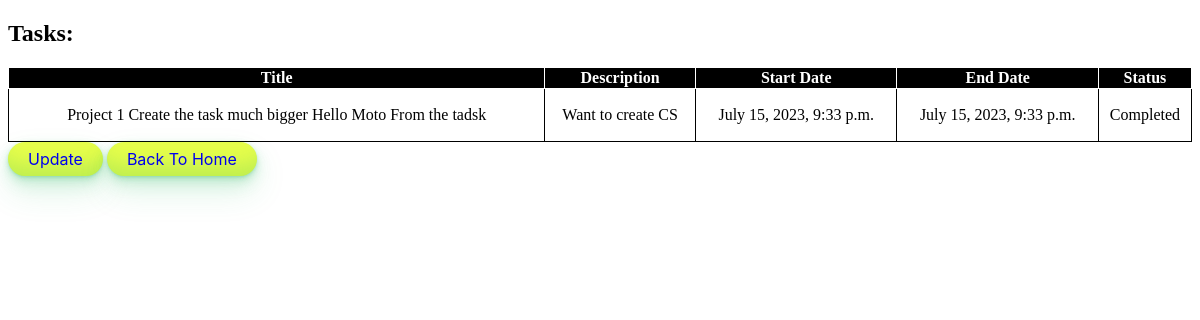
The page /task/8/ on the database its author committed.
### todo/models.py (models this page shows, shortened)
class Task(models.Model):
    user = models.ForeignKey(settings.AUTH_USER_MODEL, on_delete=models.CASCADE)
    title = models.CharField(max_length = 200)
    description = models.TextField()
    start_date = models.DateTimeField(default=timezone.now)
    end_date = models.DateTimeField(blank=True, null=True)
    task_status = models.BooleanField(null=False,default=False)

### todo/views.py (the view)
# urls.py: path('task/<int:id>/',views.task_detail,name ='task_detail'),
def task_detail(request,id):
    task = get_object_or_404(Task,id=id)
    return render(request, 'todo/task_detail.html',{'task':task})

### todo/templates/todo/task_detail.html (shortened to what this page needs)
{% load static %}
<!DOCTYPE html>
<html>
    <head>
        <link rel="stylesheet" href="{% static 'css/task_detail.css' %}">
    </head>
<body>
    <h2>Tasks:</h2>
    <table>
        <tr>
            <th>Title</th>
            <th>Description</th>
            <th>Start Date</th>
            <th>End Date</th>
            <th>Status</th>
        </tr>
        <tr>
          <td>{{task.title}}</td>
          <td>{{task.description}}</td>
          <td>{{task.start_date}}</td>
          <td>{{task.end_date}}</td>
          <td>{% if task.task_status %}
            <p>Completed</p>
            {% else %}
            <p>Not Completed</p>
            {% endif %}</td>
        </tr>
    </table>
    <button class = "button-33"><a href = "{% url 'task_detail_update' id=task.id%}">Update</a></button>
    <button class = "button-33"><a href = "{% url 'task_list' %}">Back To Home</a></button>
</body>
</html>

### todo/static/css/task_detail.css (style rules this page uses)
table,th,td { border: 1px solid black; border-collapse: collapse; }
.button-33 { background-color: #e5fd4b; border-radius: 100px; box-shadow: rgba(44, 187, 99, .2) 0 -25px 18px -14px inset,rgba(44, 187, 99, .15) 0 1px 2px,rgba(44, 187, 99, .15) 0 2px 4px,rgba(44, 187, 99, .15) 0 4px 8px,rgba(44, 187, 99, .15) 0 8px 16px,rgba(44, 187, 99, .15) 0 16px 32px; color: yellow; cursor: pointer; display: inline-block; font-family: CerebriSans-Regular,-apple-system,system-ui,Roboto,sans-serif; padding: 7px 20px; text-align: center; text-decoration: none; transition: all 250ms; border: 0; font-size: 16px; user-select: none; -webkit-user-select: none; touch-action: manipulation; }
a { text-decoration: none; }
table { width: 100%; text-align: center; margin-top: 1.5% ; }
th { background-color: black; color: white; border-color: white; }

### rows shown on the page
Task: title "Project 1 Create the task much bigger Hello Moto From the tadsk", description "Want to create CS", start_date "July 15, 2023, 9:33 p.m.", end_date "July 15, 2023, 9:33 p.m."
